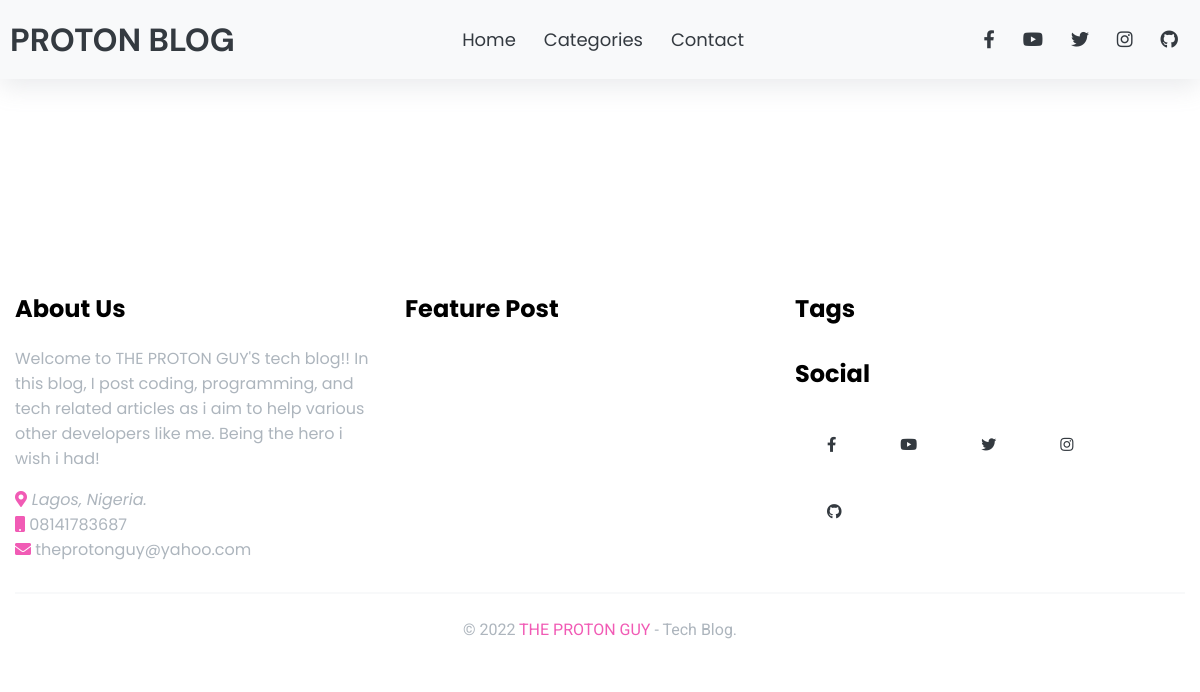
The app's page /category/Python/, older data.
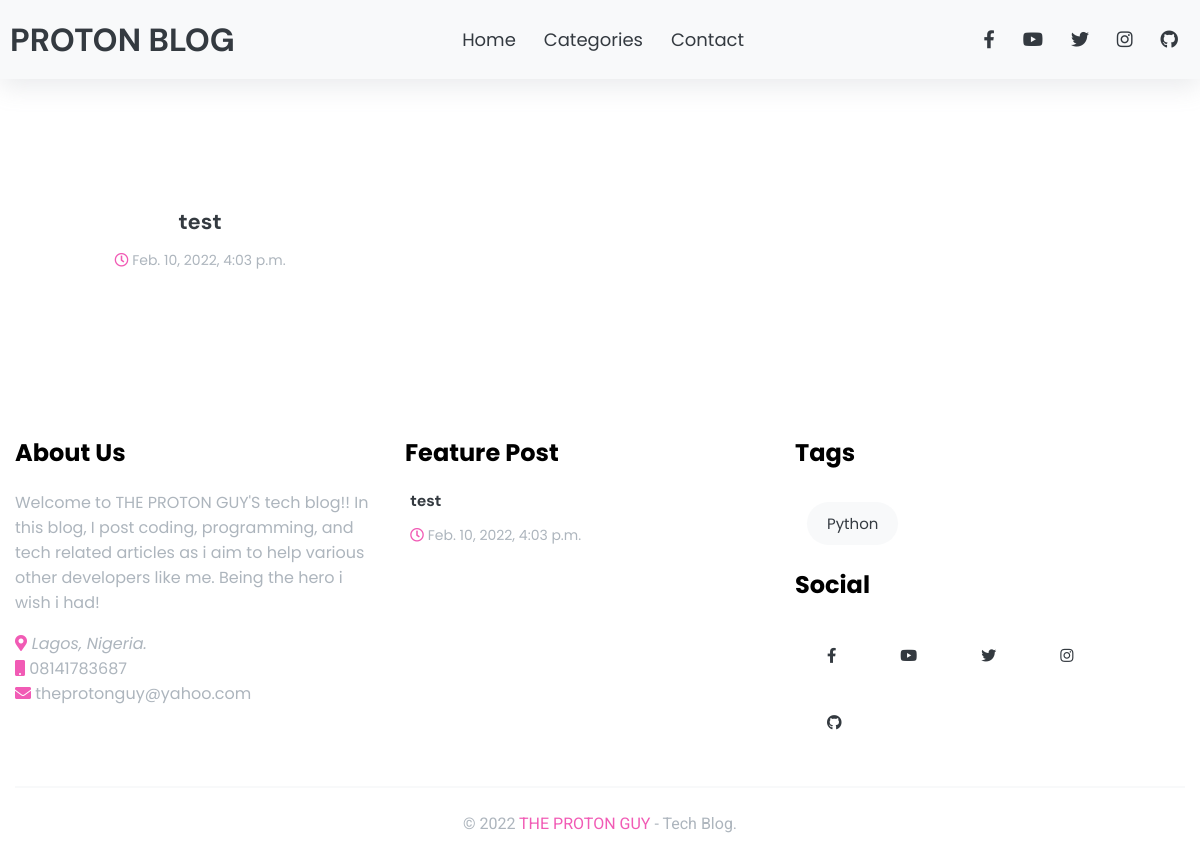
The same page, newer data.
### blog/models.py (models this page shows, shortened)
class Post(models.Model):
    author = models.ForeignKey(User, on_delete=models.CASCADE)
    title = models.CharField(max_length=10000000)
    slug = models.SlugField(default='test')
    body = RichTextField(blank=True, null=True)
    id = models.IntegerField(primary_key=True)
    image = models.ImageField(blank=True, null=True, upload_to='image/')
    author_image = models.ImageField(blank=True, null=True, upload_to='author/', default='images/tpg.jpg')
    category = models.CharField(max_length=128, default='Python')
    category2 = models.CharField(max_length=128, default='Git')
    publish = models.DateTimeField(default=timezone.now)
    created = models.DateTimeField(auto_now_add=True)
    updated = models.DateTimeField(auto_now=True)
    num_clicks = models.IntegerField(default=0)

### blog/views.py (the view)
# urls.py: path('category/<str:cats>/', CategoryView, name='category'),
def CategoryView(request, cats):
    category_posts = Post.objects.filter( category=cats)
    category_posts2 = Post.objects.filter( category2=cats)
    fin = []
    for i in Post.objects.all().order_by('-created'):
        data = Post.objects.get(slug=i.slug)
        comments = data.comments.all()
        fi = 0
        for i in comments:
            fi+=1
        fin.append(fi)
    context = {
        'cats': category_posts,
        'cats2': category_posts2,
        'cname':cats,
        'coms': fin
        }
    return render(request, 'blog/categories.html', context)

### blog/templates/blog/categories.html (shortened to what the changed rows need)
{% extends 'blog/base2.html' %}
{% block content %}
<!DOCTYPE html>
<html lang="en">
<head>
    {% load static %}
    <link rel="stylesheet" href="https://cdnjs.cloudflare.com/ajax/libs/font-awesome/5.15.2/css/all.min.css" />
    <link rel="stylesheet" href="https://cdnjs.cloudflare.com/ajax/libs/Swiper/6.4.5/swiper-bundle.min.css" />
    <link rel="stylesheet" href="{% static 'css2/style.css' %}">
</head>
<body>
       <main id="site-main">
                <section id="posts">
                    <div class="container">
                        <div class="grid">
                        {% if cats2 %}
                            {% for post in cats2 %}
                                <div class="grid-item">
                                    <article class="article">
                                        <div class="card">
                                            <div class="overflow-img">
                                                <a href="{% url 'article-page' post.slug %}">
                                                    {% if post.image %}
                                                        <img src="{{ post.image.url }}" class="img-fluid" alt="">
                                                    {% endif %}
                                                </a>
                                            </div>
                                            <div class="card-body text-center px-1">
                                                <a href="{% url 'article-page' post.slug %}" class="text-title display-1 text-dark">
                                                   {{ post.title }}
                                                </a>
                                                <p class="secondary-title text-secondary display-3">
                                                    <span><i class="far fa-clock text-primary"></i> {{ post.created }} </span>
                                                </p>
                                            </div>
                                        </div>
                                    </article>
                                </div>
                            {% endfor %}
                        {% elif cats %}
                            {% for post in cats %}
                                <div class="grid-item">
                                    <article class="article">
                                        <div class="card">
                                            <div class="card-body text-center px-1">
                                                <a href="{% url 'article-page' post.slug %}" class="text-title display-1 text-dark">
                                                {{ post.title }}
                                                </a>
                                                <p class="secondary-title text-secondary display-3">
                                                    <span><i class="far fa-clock text-primary"></i> {{ post.created }} </span>
                                                </p>
                                            </div>
                                        </div>
                                    </article>
                                </div>
                            {% endfor %}
                        {% endif %}
                        </div>
                </section>
       </main>
       <footer id="footer">
           <div class="container">
               <div class="row mb-3">
                   <div class="col-3">
                       <h2 class="footer-title secondary-title">About Us</h2>
                   </div>
                   <div class="col-3">
                       <h2 class="footer-title secondary-title">Feature Post</h2>
                       <div class="feature-post">
                            {% for post in cats %}
                                <div class="flex-item">
                                    <article class="article">
                                        <div class="d-flex">
                                            <a href="#">
                                                <div class="px-1">
                                                    <a href="#" class="text-title display-2 text-dark">
                                                        {{ post.title }}
                                                    </a>
                                                    <p class="secondary-title text-secondary display-3">
                                                            <span><i class="far fa-clock text-primary"></i> {{ post.created }} </span>
                                                    </p>
                                                </div>
                                            </a>
                                        </div>
                                    </article>
                                </div>
                            {% endfor %}
                       </div>
                   </div>
                   <div class="col-3">
                        <h2 class="footer-title secondary-title">Tags</h2>
                            <div class="tags">
                                <div class="d-flex flex-wrap">
                                    {% for post in cats %}
                                    <a href="#" class="nav-link btn bg-light">{{ post.category }}</a>
                                    {% endfor %}
                                </div>
                            </div>
                        <h2 class="footer-title secondary-title mt-2">Social</h2>
                   </div>
               </div>
           </div>
       </footer>
</body>
</html>
{% endblock content %}

Row changes from the older to the newer data that the page shows:
added Post: title "test", created "Feb. 10, 2022, 4:03 p.m.", category "Python"
